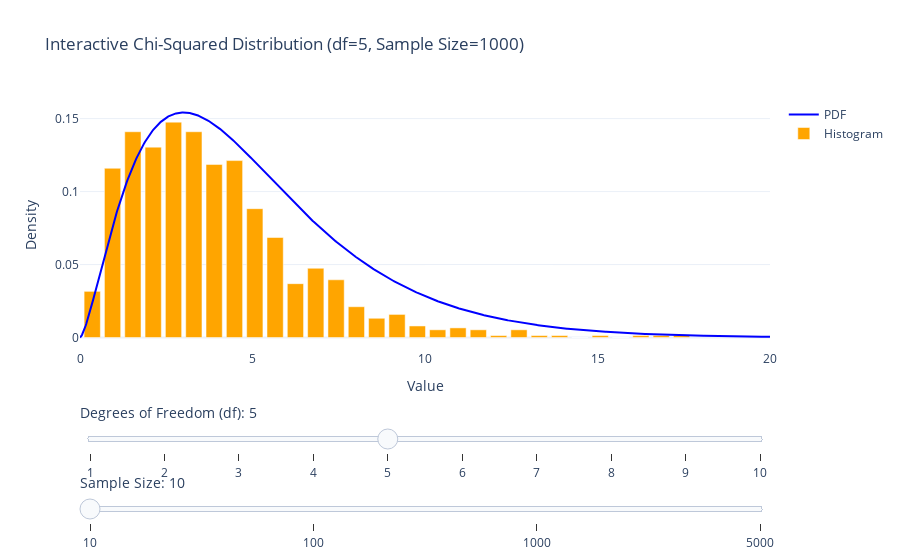

Source (notebook cell):
### Code cell
import numpy as np
import plotly.graph_objects as go
from scipy.stats import chi2

# Function to generate interactive Chi-Squared data and plot
def generate_interactive_chi_square():
    # Initial parameters
    initial_df = 4  # Degrees of freedom
    initial_sample_size = 1000  # Initial sample size
    x = np.linspace(0, 20, 1000)  # Range for PDF

    # Generate initial data
    def generate_data(df, sample_size):
        y_pdf = chi2.pdf(x, df=df)  # PDF
        sample = np.random.chisquare(df=df, size=sample_size)  # Sample
        hist, bins = np.histogram(sample, bins=30, density=True)
        bin_centers = (bins[:-1] + bins[1:]) / 2
        return y_pdf, hist, bin_centers

    y_pdf, hist, bin_centers = generate_data(initial_df, initial_sample_size)

    # Create the figure
    fig = go.Figure()

    # Add PDF trace
    fig.add_trace(go.Scatter(x=x, y=y_pdf, mode='lines', name="PDF", line=dict(color='blue')))

    # Add histogram trace
    fig.add_trace(go.Bar(x=bin_centers, y=hist, name="Histogram", marker=dict(color='orange')))

    # Define slider steps
    df_steps = [
        {
            "label": str(df),
            "method": "update",
            "args": [
                {"y": [chi2.pdf(x, df=df), generate_data(df, initial_sample_size)[1]]},
                {"title": f"Interactive Chi-Squared Distribution (df={df}, Sample Size={initial_sample_size})"}
            ]
        }
        for df in range(1, 11)
    ]

    sample_size_steps = [
        {
            "label": str(sample_size),
            "method": "update",
            "args": [
                {"y": [chi2.pdf(x, df=initial_df), generate_data(initial_df, sample_size)[1]]},
                {"title": f"Interactive Chi-Squared Distribution (df={initial_df}, Sample Size={sample_size})"}
            ]
        }
        for sample_size in [10, 100, 1000, 5000]
    ]

    # Add layout with separated sliders
    fig.update_layout(
        title=f"Interactive Chi-Squared Distribution (df={initial_df}, Sample Size={initial_sample_size})",
        xaxis_title="Value",
        yaxis_title="Density",
        template="plotly_white",
        sliders=[
            {
                "active": initial_df - 1,
                "currentvalue": {"prefix": "Degrees of Freedom (df): ", "font": {"size": 14}},
                "pad": {"t": 50},  # Top padding for the first slider
                "steps": df_steps,
            },
            {
                "active": 2,  # Index for initial_sample_size (1000)
                "currentvalue": {"prefix": "Sample Size: ", "font": {"size": 14}},
                "pad": {"t": 120},  # Additional padding to avoid overlap
                "steps": sample_size_steps,
            }
        ]
    )

    # Save as HTML
    fig.write_html("chi_squared_interactive.html")

    return fig

# Generate the chart
fig = generate_interactive_chi_square()
fig.show()

### Figure 1 — Plotly figure (JSON) as saved in the notebook; plotly's stock layout.template omitted (floating-point values rounded to 4 significant figures; data arrays with more than 128 entries replaced by an {"elided": "..."} marker saying what was removed)
{"data": [{"line": {"color": "blue"}, "mode": "lines", "name": "PDF", "type": "scatter", "x": {"elided": "1000 float values"}, "y": {"elided": "1000 float values"}}, {"marker": {"color": "orange"}, "name": "Histogram", "type": "bar", "x": [0.3547, 0.9437, 1.533, 2.122, 2.711, 3.3, 3.889, 4.478, 5.067, 5.656, 6.245, 6.834, 7.423, 8.012, 8.601, 9.19, 9.779, 10.37, 10.96, 11.55, 12.13, 12.72, 13.31, 13.9, 14.49, 15.08, 15.67, 16.26, 16.85, 17.44], "y": [0.03162, 0.116, 0.141, 0.1305, 0.1476, 0.141, 0.1186, 0.1212, 0.08829, 0.06852, 0.0369, 0.04744, 0.03953, 0.02108, 0.01318, 0.01581, 0.007906, 0.005271, 0.006589, 0.005271, 0.001318, 0.005271, 0.001318, 0.001318, 0, 0.001318, 0, 0.001318, 0.001318, 0.001318]}], "layout": {"autosize": true, "sliders": [{"active": 4, "currentvalue": {"font": {"size": 14}, "prefix": "Degrees of Freedom (df): "}, "pad": {"t": 50}, "steps": [{"args": [{"y": {"elided": "2 rows, 1030 float values in total"}}, {"title": "Interactive Chi-Squared Distribution (df=1, Sample Size=1000)"}], "label": "1", "method": "update"}, {"args": [{"y": {"elided": "2 rows, 1030 float values in total"}}, {"title": "Interactive Chi-Squared Distribution (df=2, Sample Size=1000)"}], "label": "2", "method": "update"}, {"args": [{"y": {"elided": "2 rows, 1030 float values in total"}}, {"title": "Interactive Chi-Squared Distribution (df=3, Sample Size=1000)"}], "label": "3", "method": "update"}, {"args": [{"y": {"elided": "2 rows, 1030 float values in total"}}, {"title": "Interactive Chi-Squared Distribution (df=4, Sample Size=1000)"}], "label": "4", "method": "update"}, {"args": [{"y": {"elided": "2 rows, 1030 float values in total"}}, {"title": "Interactive Chi-Squared Distribution (df=5, Sample Size=1000)"}], "label": "5", "method": "update"}, {"args": [{"y": {"elided": "2 rows, 1030 float values in total"}}, {"title": "Interactive Chi-Squared Distribution (df=6, Sample Size=1000)"}], "label": "6", "method": "update"}, {"args": [{"y": {"elided": "2 rows, 1030 float values in total"}}, {"title": "Interactive Chi-Squared Distribution (df=7, Sample Size=1000)"}], "label": "7", "method": "update"}, {"args": [{"y": {"elided": "2 rows, 1030 float values in total"}}, {"title": "Interactive Chi-Squared Distribution (df=8, Sample Size=1000)"}], "label": "8", "method": "update"}, {"args": [{"y": {"elided": "2 rows, 1030 float values in total"}}, {"title": "Interactive Chi-Squared Distribution (df=9, Sample Size=1000)"}], "label": "9", "method": "update"}, {"args": [{"y": {"elided": "2 rows, 1030 float values in total"}}, {"title": "Interactive Chi-Squared Distribution (df=10, Sample Size=1000)"}], "label": "10", "method": "update"}]}, {"active": 0, "currentvalue": {"font": {"size": 14}, "prefix": "Sample Size: "}, "pad": {"t": 120}, "steps": [{"args": [{"y": {"elided": "2 rows, 1030 float values in total"}}, {"title": "Interactive Chi-Squared Distribution (df=4, Sample Size=10)"}], "label": "10", "method": "update"}, {"args": [{"y": {"elided": "2 rows, 1030 float values in total"}}, {"title": "Interactive Chi-Squared Distribution (df=4, Sample Size=100)"}], "label": "100", "method": "update"}, {"args": [{"y": {"elided": "2 rows, 1030 float values in total"}}, {"title": "Interactive Chi-Squared Distribution (df=4, Sample Size=1000)"}], "label": "1000", "method": "update"}, {"args": [{"y": {"elided": "2 rows, 1030 float values in total"}}, {"title": "Interactive Chi-Squared Distribution (df=4, Sample Size=5000)"}], "label": "5000", "method": "update"}]}], "title": {"text": "Interactive Chi-Squared Distribution (df=5, Sample Size=1000)"}, "xaxis": {"autorange": true, "range": [0, 20], "title": {"text": "Value"}, "type": "linear"}, "yaxis": {"autorange": true, "range": [-0.008566, 0.1627], "title": {"text": "Density"}, "type": "linear"}}}
